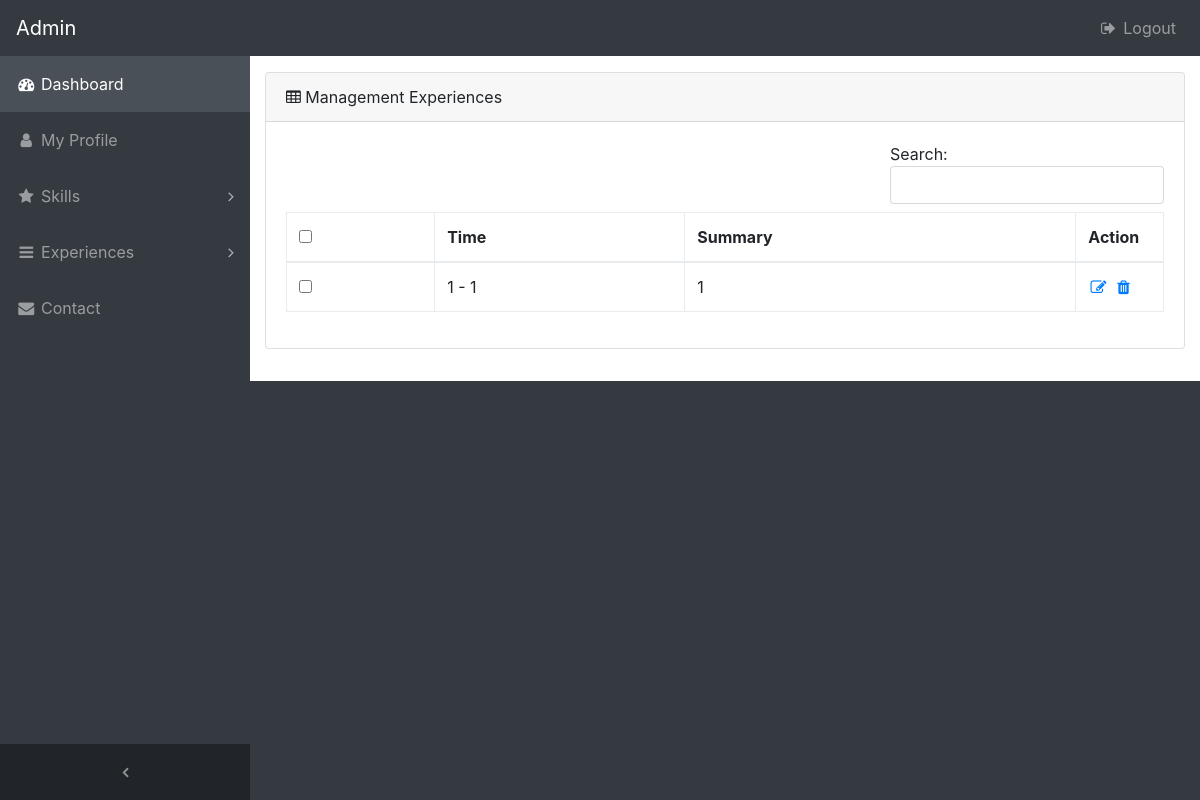
The page /admin/experiences/index.php (signed in) on the database its author committed.
### tables this page shows
CREATE TABLE `experiences` (
  `id` int(11) NOT NULL,
  `user_id` int(11) NOT NULL,
  `start_at` int(5) NOT NULL,
  `finish_at` int(5) NOT NULL,
  `summary` text NOT NULL
);

### admin/experiences/index.php (the view, shortened to what this page needs)
<?php require_once $_SERVER['DOCUMENT_ROOT'].'/profile/templates/admin/inc/dashboard.php';?>
    <div class="content-wrapper py-3">
      <div class="container-fluid">
        <div class="card mb-3">
          <div class="card-header">
            <i class="fa fa-table"></i>
            Management Experiences
          </div>
          <div class="card-body">
            <div class="table-responsive">
              <div>
                <label style="float:right">Search:
                  <input id="searchExperiences" type="text" class="form-control">
                </label>
              </div>
              <table class="table table-bordered" width="100%" cellspacing="0">
                <thead>
                  <tr>
                    <th><input id="checkAll" name="checkAll" type="checkbox" /></th>
                    <th>Time</th>
                    <th>Summary</th>
                    <th width="10%">Action</th>
                  </tr>
                </thead>
                <tbody id="data">
                <?php
                  $sql = "select * from experiences where user_id = {$_SESSION['userLogin']['id']}";
                  $result = mysqli_query($conn, $sql);
                  while($row = mysqli_fetch_assoc($result)) {
                ?>
                  <tr>
                    <td><input class="checkbox" name="ids" id="<?= $row['id']?>" value="<?= $row['id']?>" type="checkbox" /></td>
                    <td><?= $row["start_at"] ?> - <?= $row["finish_at"] ?></td>
                    <td><?= $row["summary"] ?></td>
                    <td>
                      <a title="edit" href="update.php?id=<?= $row['id'] ?>"><i class="fa fa-fw fa-edit"></i></a>
                      <a title="delete" href="delete.php?id=<?= $row['id'] ?>" onclick="return confirm('Are you sure?')">
                        <i class="fa fa-fw fa-trash"></i>
                      </a>
                    </td>
                  </tr>
                <?php
                  }
                ?>
                </tbody>
              </table>
            </div>
          </div>
        </div>
      </div>
    </div>
<?php require_once $_SERVER['DOCUMENT_ROOT'].'/profile/templates/admin/inc/footer.php';?>

### templates/admin/css/sb-admin.css (style rules this page uses)
body { background: #343a40; }
body.fixed-nav { padding-top: 54px; }
@media (min-width: 992px) { body.fixed-nav { padding-top: 56px; } }
.content-wrapper { overflow-x: hidden; background: white; }
@media (min-width: 992px) { .content-wrapper { margin-left: 250px; } }

### rows shown on the page
experiences: start_at "1", finish_at "1", summary "1"
